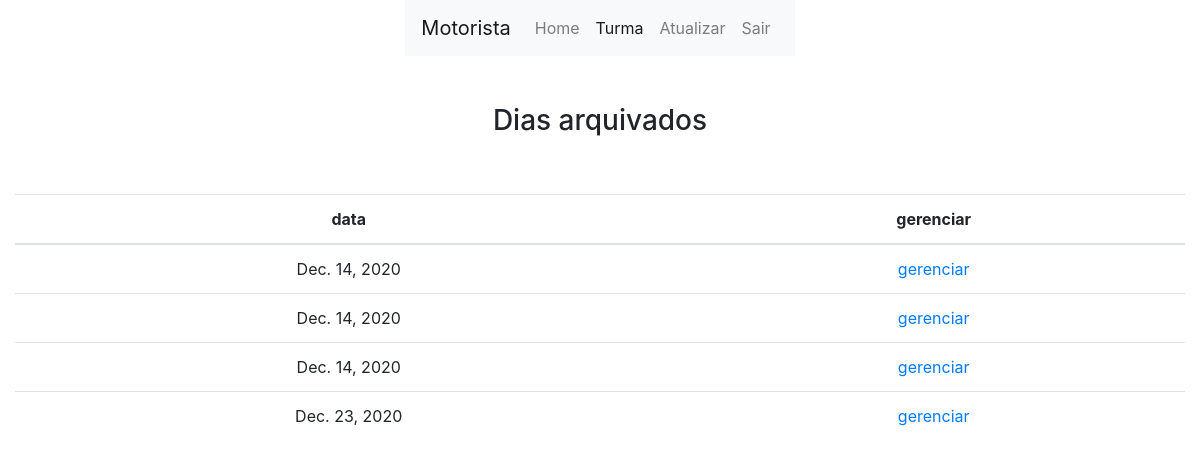
/core/aluno/turma/diaArquivado/15 (signed in), run on the app's committed database.
### core/models.py (models this page shows, shortened)
class Dia(models.Model):
    data = models.DateField(auto_now=False, auto_now_add=False)
    turma = models.ForeignKey(
        Turma, on_delete=models.CASCADE, related_name='%(class)s_turmas')
    ativo = models.BooleanField(blank=True, default=True)

### core/views.py (the view)
# urls.py: path('aluno/turma/diaArquivado/<int:idTurma>', core_aluno_dia_arquivado_lista,
def core_aluno_dia_arquivado_lista(request, idTurma):
    if not request.user.is_authenticated:
        return redirect(user_login)
    turma = Turma.objects.get(id=idTurma)
    dias = Dia.objects.filter(turma=turma).filter(ativo=False)
    c = {
        'dias': dias,
    }
    return render(request, 'core/turma/dia_arquivado.html', c)

### core/templates/core/turma/dia_arquivado.html
{% extends 'base.html' %}
{% block conteudo %}
    <div class="row">
        <div class="col justify-content-center d-flex">
            {% include 'menu.html' with ativo='turma'%}
        </div>
    </div>
    <div class="row mt-md-5">
        <div class="col justify-content-center d-flex">
            <h3>Dias arquivados</h3>
        </div>
    </div>
    <div class="row mt-md-5">
        <div class="col justify-content-center d-flex">
            <table class='table text-center'>
                <thead>
                    <th>data</th>
                    <th>gerenciar</th>
                </thead>
                <tbody>
                    {% for dia in dias %}
                        <tr>
                            <td>{{dia.data}}</td>
                            <td><a href={% url 'core_aluno_dia_arquivado_gerenciar' dia.id %}>gerenciar</a></td>
                        </tr>
                    {% endfor %}
                </tbody>
            </table>
        </div>
    </div>
{% endblock conteudo %}

### statics/css/base.css (style rules this page uses)
* { margin: 0px; padding: 0px; }

### data on the page
Dia: data "Dec. 14, 2020"
Dia: data "Dec. 14, 2020"
Dia: data "Dec. 14, 2020"
Dia: data "Dec. 23, 2020"
